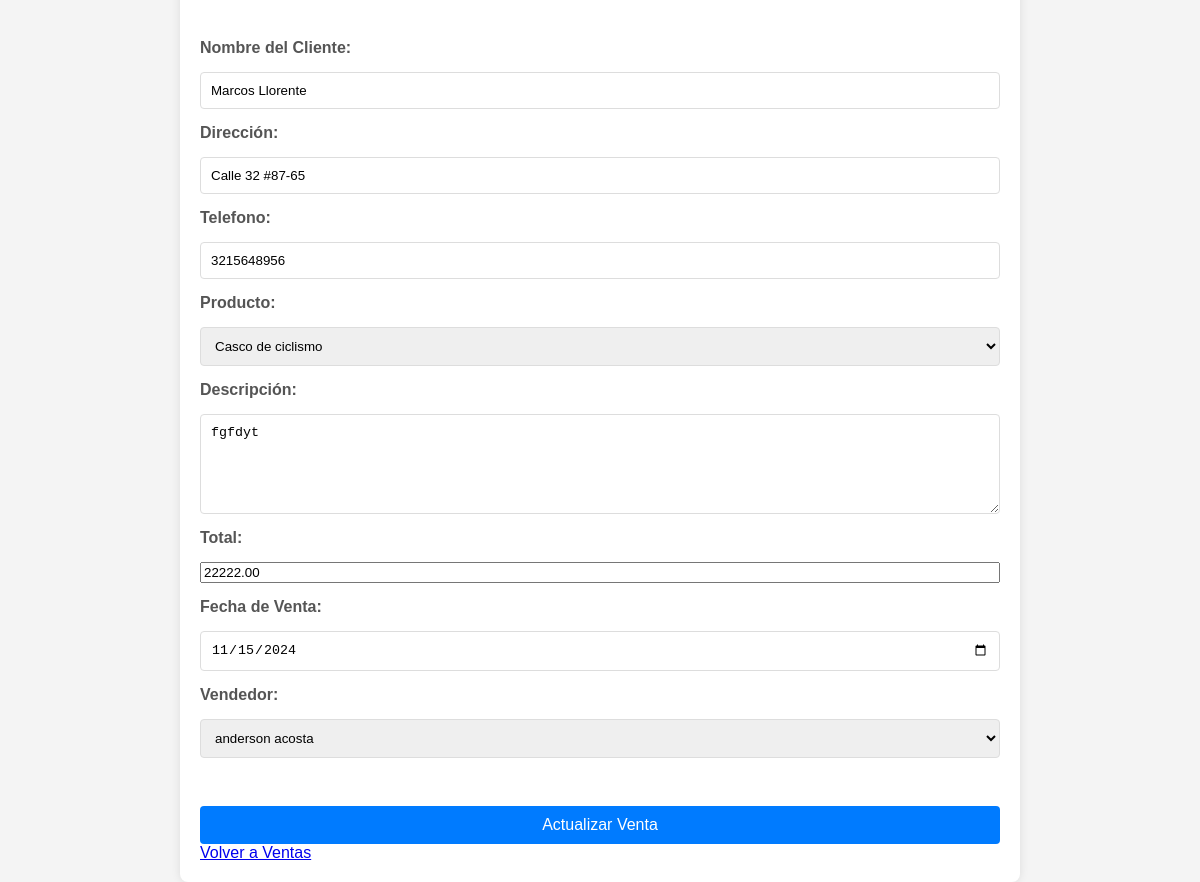
The page /controladores/editar_venta.php?id=26 on the database as committed earlier.
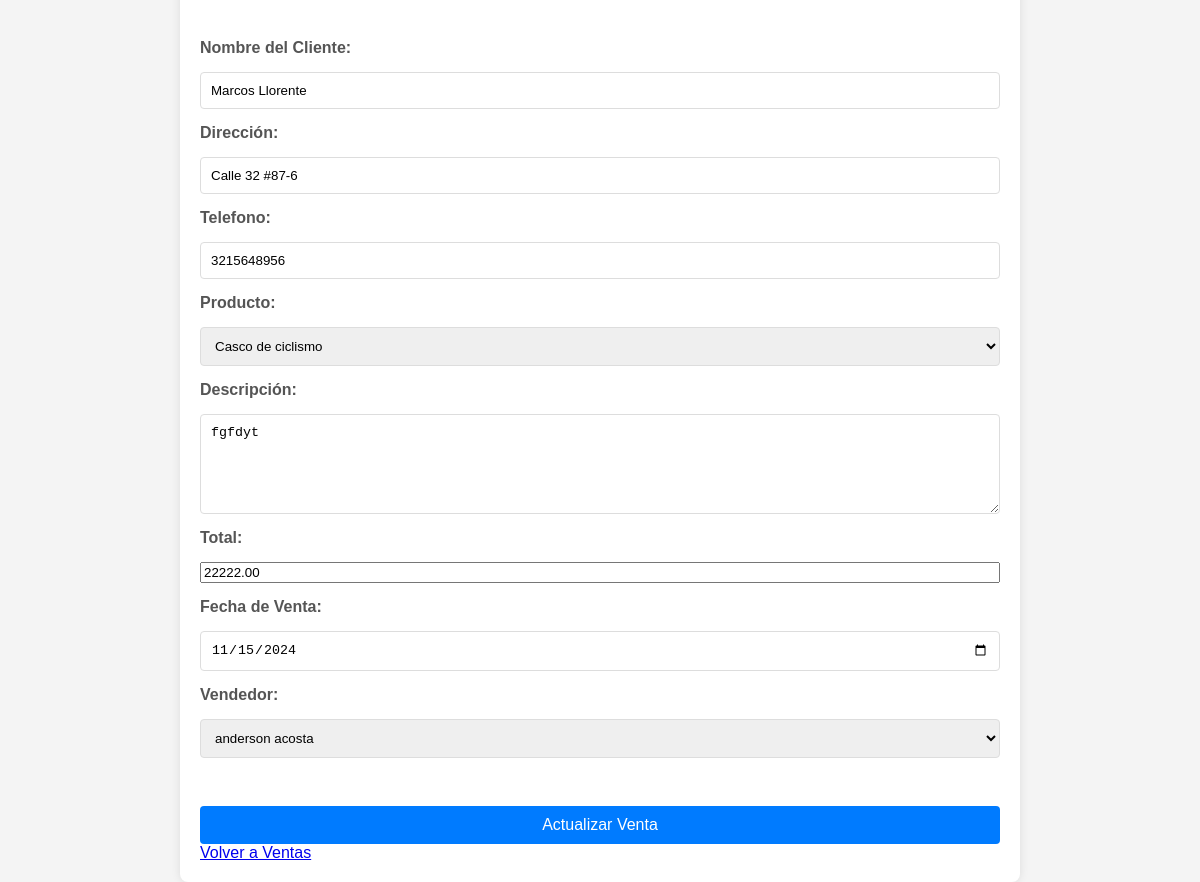
The same page on the database as committed later.
### tables this page shows
CREATE TABLE `ventas` (
  `id` int(11) NOT NULL,
  `cliente_id` int(11) DEFAULT NULL,
  `fecha_venta` date DEFAULT NULL,
  `total` decimal(10,2) DEFAULT NULL,
  `descripcion_venta` text DEFAULT NULL,
  `producto_vendido_id` int(11) DEFAULT NULL,
  `usuario_id` int(11) DEFAULT NULL,
  `vendedor` varchar(40) NOT NULL
);

CREATE TABLE `clientes` (
  `id` int(11) NOT NULL,
  `numero_identificacion` varchar(30) NOT NULL,
  `nombre` varchar(100) DEFAULT NULL,
  `direccion` varchar(255) DEFAULT NULL,
  `telefono` varchar(15) DEFAULT NULL,
  `correo` varchar(30) NOT NULL,
  `estado` tinyint(1) DEFAULT 1
);

### controladores/editar_venta.php (the view, shortened to what this page needs)
<?php
$dsn = 'mysql:host=localhost;dbname=thunderbike;charset=utf8';
$username = 'root';
$password = '';
try {
    $pdo = new PDO($dsn, $username, $password);
    $pdo->setAttribute(PDO::ATTR_ERRMODE, PDO::ERRMODE_EXCEPTION);
} catch (PDOException $e) {
    die("Conexión fallida: " . $e->getMessage());
}
$id = $_GET['id'] ?? 0;
$sql = "SELECT v.id, c.nombre AS nombre_cliente, c.direccion, c.telefono, p.nombre AS nombre_producto, v.descripcion_venta, v.total, v.fecha_venta, u.nombre AS nombre_vendedor
        FROM ventas v
        JOIN clientes c ON v.cliente_id = c.id
        JOIN productos p ON v.producto_vendido_id = p.id
        JOIN usuarios u ON v.usuario_id = u.id
        WHERE v.id = :id";
$stmt = $pdo->prepare($sql);
$stmt->bindParam(':id', $id, PDO::PARAM_INT);
$stmt->execute();
$venta = $stmt->fetch(PDO::FETCH_ASSOC);
$sql_productos = "SELECT id, nombre FROM productos";
$stmt_productos = $pdo->query($sql_productos);
$result_productos = $stmt_productos->fetchAll(PDO::FETCH_ASSOC);
$sql_vendedores = "SELECT id, nombre FROM usuarios WHERE rol = 'vendedor'";
$stmt_vendedores = $pdo->query($sql_vendedores);
$result_vendedores = $stmt_vendedores->fetchAll(PDO::FETCH_ASSOC);
?>
<!DOCTYPE html>
<html lang="es">
<head>
</head>
<body>
    <div class="container">
        <form method="post">
            <br>
            <label for="nombre_cliente">Nombre del Cliente:</label>
            <input type="text" name="nombre_cliente" id="nombre_cliente" value="<?php echo htmlspecialchars($venta['nombre_cliente']); ?>" required>
            <label for="direccion_cliente">Dirección:</label>
            <input type="text" name="direccion_cliente" id="direccion_cliente" value="<?php echo htmlspecialchars($venta['direccion']); ?>">
            <label for="telefono_cliente">Telefono:</label>
            <input type="text" name="telefono_cliente" id="telefono_cliente" value="<?php echo htmlspecialchars($venta['telefono']); ?>">
            <label for="producto_vendido_id">Producto:</label>
            <select name="producto_vendido_id" id="producto_vendido_id" required>
                <?php
                foreach ($result_productos as $row) {
                    $selected = ($venta['nombre_producto'] == $row['nombre']) ? 'selected' : '';
                    echo "<option value='" . htmlspecialchars($row["id"]) . "' $selected>" . htmlspecialchars($row["nombre"]) . "</option>";
                }
                ?>
            </select>
            <label for="descripcion_venta">Descripción:</label>
            <textarea name="descripcion_venta" id="descripcion_venta" required><?php echo htmlspecialchars($venta['descripcion_venta']); ?></textarea>
            <label for="total">Total:</label>
            <input type="number" name="total" id="total" step="0.01" value="<?php echo htmlspecialchars($venta['total']); ?>" required>
            <label for="fecha_venta">Fecha de Venta:</label>
            <input type="date" name="fecha_venta" id="fecha_venta" value="<?php echo htmlspecialchars($venta['fecha_venta']); ?>" required>
            <label for="usuario_id">Vendedor:</label>
            <select name="usuario_id" id="usuario_id" required>
                <?php
                foreach ($result_vendedores as $row) {
                    $selected = ($venta['nombre_vendedor'] == $row['nombre']) ? 'selected' : '';
                    echo "<option value='" . htmlspecialchars($row["id"]) . "' $selected>" . htmlspecialchars($row["nombre"]) . "</option>";
                }
                ?>
            </select>
            <br>
            <input type="submit" value="Actualizar Venta" class="btn">
        </form>
        <a href="../ventas.php" class="btn-back">Volver a Ventas</a>
    </div>
</body>
</html>

Rows that differ between the two databases and show on the page:
changed through a linked row, ventas "fgfdyt": direccion_cliente "Calle 32 #87-65" → "Calle 32 #87-6"
